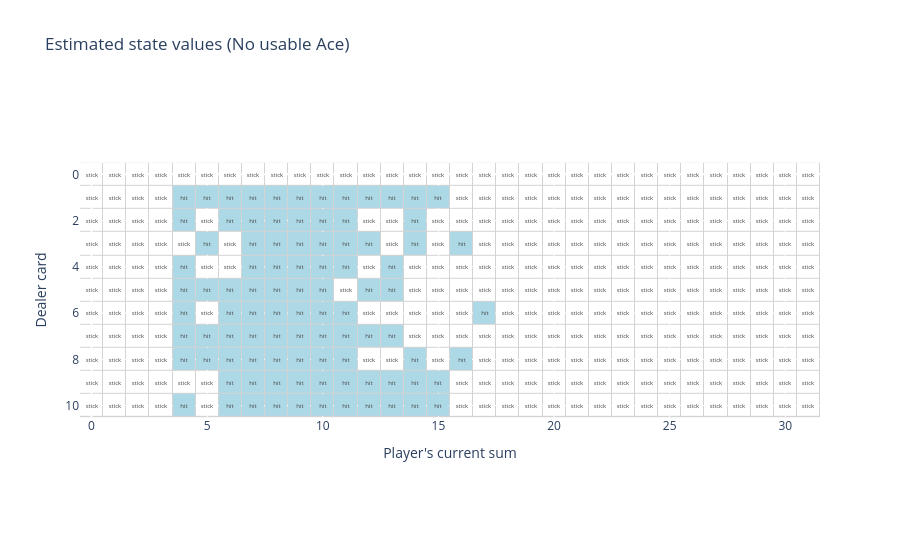

Notebook source saved alongside this figure:
### Code cell
policy = np.transpose(np.argmax(eps_agent.Q, axis=3))
policy_text = np.where(policy == 1, "hit", "stick")

fig3 = px.imshow(
    policy[0],
    text_auto=True,
    color_continuous_scale=["white", "lightblue"],
    title="Estimated state values (No usable Ace)",
    labels={
        "x": "Player's current sum",
        "y": "Dealer card"
    },)
fig3.update_traces(text=policy_text[0], texttemplate="%{text}", ygap=1, xgap=1)
fig3.update_layout(coloraxis_showscale=False, plot_bgcolor="lightgray")
fig3.show()
fig3.write_image("policy_no_ace.png", scale=2.0)

### Figure 1 — Plotly figure (JSON) as saved in the notebook; plotly's stock layout.template omitted (floating-point values rounded to 4 significant figures; data arrays with more than 128 entries replaced by an {"elided": "..."} marker saying what was removed)
{"data": [{"coloraxis": "coloraxis", "hovertemplate": "Player's current sum: %{x}<br>Dealer card: %{y}<br>color: %{z}<extra></extra>", "name": "0", "text": {"elided": "11x32 str values"}, "texttemplate": "%{text}", "type": "heatmap", "xaxis": "x", "xgap": 1, "yaxis": "y", "ygap": 1, "z": {"elided": "11x32 int values"}}], "layout": {"coloraxis": {"colorscale": [[0, "white"], [1, "lightblue"]], "showscale": false}, "plot_bgcolor": "lightgray", "title": {"text": "Estimated state values (No usable Ace)"}, "xaxis": {"anchor": "y", "constrain": "domain", "domain": [0, 1], "scaleanchor": "y", "title": {"text": "Player's current sum"}}, "yaxis": {"anchor": "x", "autorange": "reversed", "constrain": "domain", "domain": [0, 1], "title": {"text": "Dealer card"}}}}
